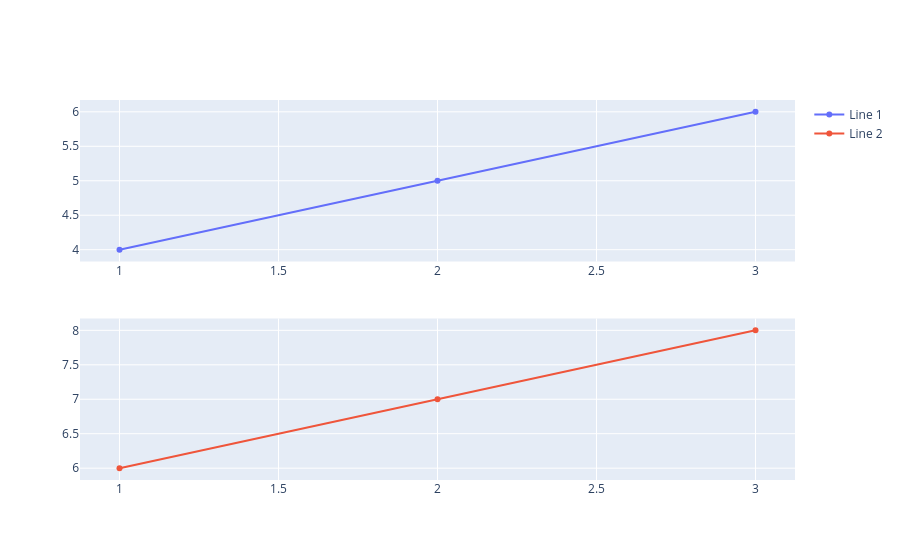

Notebook cell for this chart:
### Markdown cell above
### <font color='rebeccapurple'>3. Подграфики и множественные оси в Plotly</font>

### Code cell
# Создание фигуры с несколькими подграфиками
from plotly.subplots import make_subplots

fig = make_subplots(rows = 2, cols = 1)

fig.add_trace(go.Scatter(x = [1, 2, 3], y = [4, 5, 6], name = 'Line 1'), row = 1, col = 1)
fig.add_trace(go.Scatter(x = [1, 2, 3], y = [6, 7, 8], name = 'Line 2'), row = 2, col = 1)

fig.show()

### Figure 1 — Plotly figure (JSON) as saved in the notebook; plotly's stock layout.template omitted (floating-point values rounded to 4 significant figures)
{"data": [{"name": "Line 1", "type": "scatter", "x": [1, 2, 3], "xaxis": "x", "y": [4, 5, 6], "yaxis": "y"}, {"name": "Line 2", "type": "scatter", "x": [1, 2, 3], "xaxis": "x2", "y": [6, 7, 8], "yaxis": "y2"}], "layout": {"xaxis": {"anchor": "y", "domain": [0, 1]}, "xaxis2": {"anchor": "y2", "domain": [0, 1]}, "yaxis": {"anchor": "x", "domain": [0.575, 1]}, "yaxis2": {"anchor": "x2", "domain": [0, 0.425]}}}
